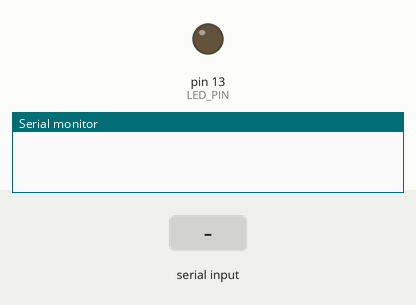
Recording of a sketch running on a simulated Arduino Uno, built with avr-gcc and run on an emulated ATmega328P. Shown: output pins drawn as LEDs (lit = HIGH), the last lines printed to the serial monitor. The test bench sets the inputs (shaded band).

Above: at 1.2 s.
1.3 s: "o" received over Serial
At 2.0 s:
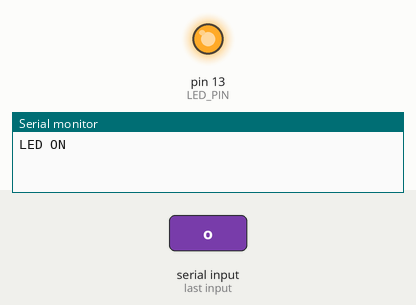
2.8 s: "p" received over Serial
At 3.1 s:
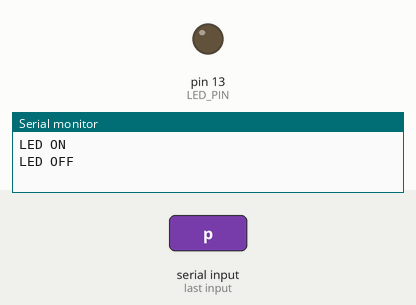
Timing chart, 0 to 5.8 s (numbered marks = the images above; inputs shaded):
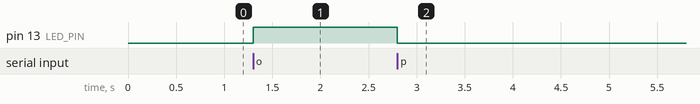

The sketch:

sketch_jun08a.ino
```cpp
#define LED_PIN 13

void setup() {
  // put your setup code here, to run once:
  pinMode(LED_PIN, OUTPUT);

  // シリアルポートを9600 bps[ビット/秒]で初期化
  Serial.begin(9600);
}

void loop() {
  // put your main code here, to run repeatedly:
int inputchar;

  // シリアルポートより1文字読み込む
  inputchar = Serial.read();

  if(inputchar != -1 ){
    // 読み込んだデータが -1 以外の場合　以下の処理を行う

    switch(inputchar){
      case 'o':
        // 読み込みデータが　o の場合

        Serial.print("LED ON\n");
        digitalWrite(LED_PIN, HIGH);
        break;
      case 'p':
        // 読み込みデータが　p の場合

        Serial.print("LED OFF\n");
        digitalWrite(LED_PIN, LOW);
        break;
    }
  } else {
    // 読み込むデータが無い場合は何もしない
  }
}
```

Measured:
- after the input at 1.3 s, pin 13 (LED_PIN): LOW → HIGH at once
- after the input at 2.8 s, pin 13 (LED_PIN): HIGH → LOW at once
